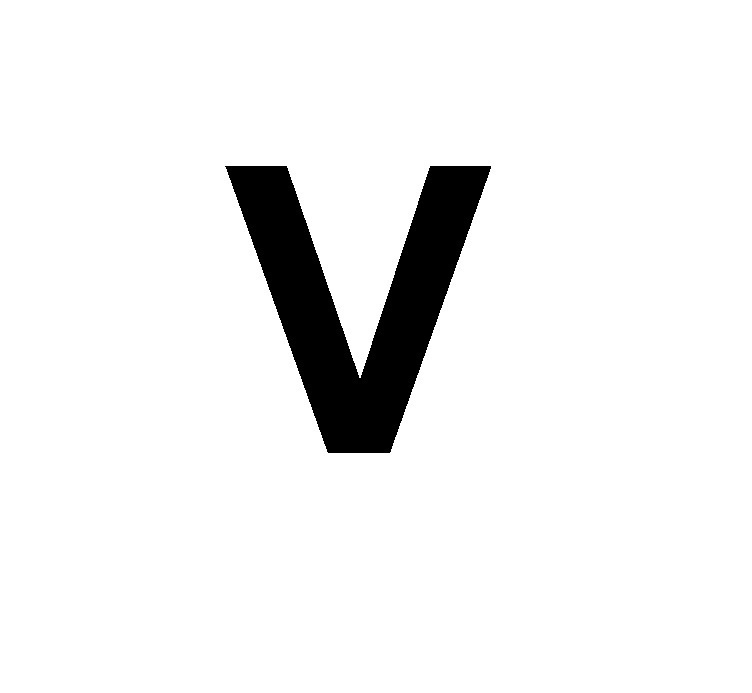
#> input picture lab6/v.jpg, 752 x 693 px, found by its file name
$ python lab6_1.py
#> lines starting #> are read from the running program, lines starting #| are printed output that depends on the picture
# -*- coding: utf-8 -*-
"""
Created on Fri Mar  5 08:39:22 2021

@author: Devasena
"""

import numpy as np
import cv2
from matplotlib import pyplot as plt

image = cv2.imread('C:/Users/HP/Desktop/v.jpg',0)  #read the grayscale image
#> image is the input picture: shape (693, 752); min 0, max 255, mean 239.4

#find frequency domain of image, it is a three-dimensional array, freq[:, :, 0] is the real part, freq[:, :, 1] is the imaginary part
freq = cv2.dft(np.float32(image), flags=cv2.DFT_COMPLEX_OUTPUT)
#initially output of freq is at top left corner bring it to centre
shift_im = np.fft.fftshift(freq)

#find the magnitude spectrum of the image to observe areas of low/high frequency
magnitude = np.log(1+ cv2.magnitude(shift_im[:,:,0],shift_im[:,:,1]))
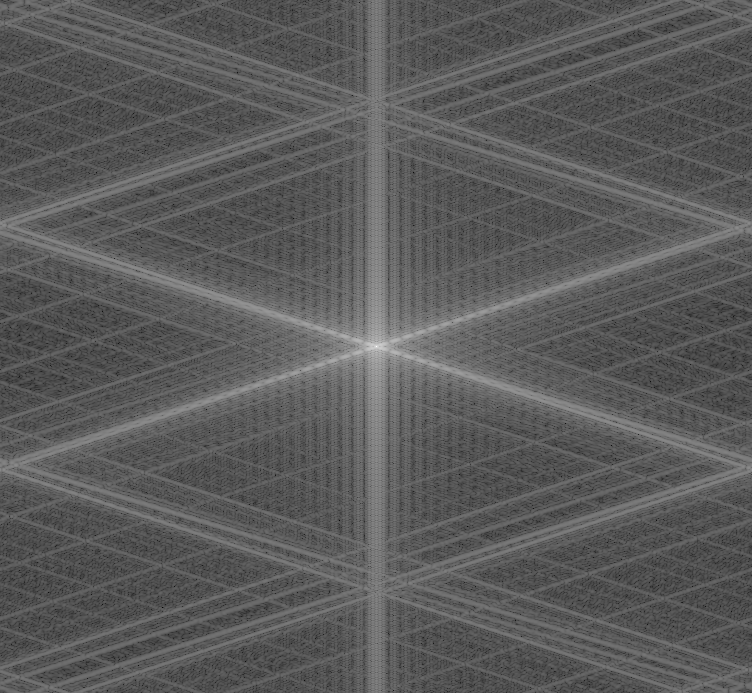
#> magnitude: shape (693, 752) float32; min 1.02, max 18.64, mean 7.32; drawn with min black and max white

#plot the images and observe the result
plt.imshow(image, cmap = 'gray')
plt.title('original image'), plt.xticks([]), plt.yticks([])
plt.show()
plt.imshow(magnitude, cmap = 'gray')
plt.title('Magnitude'), plt.xticks([]), plt.yticks([])
plt.show()
